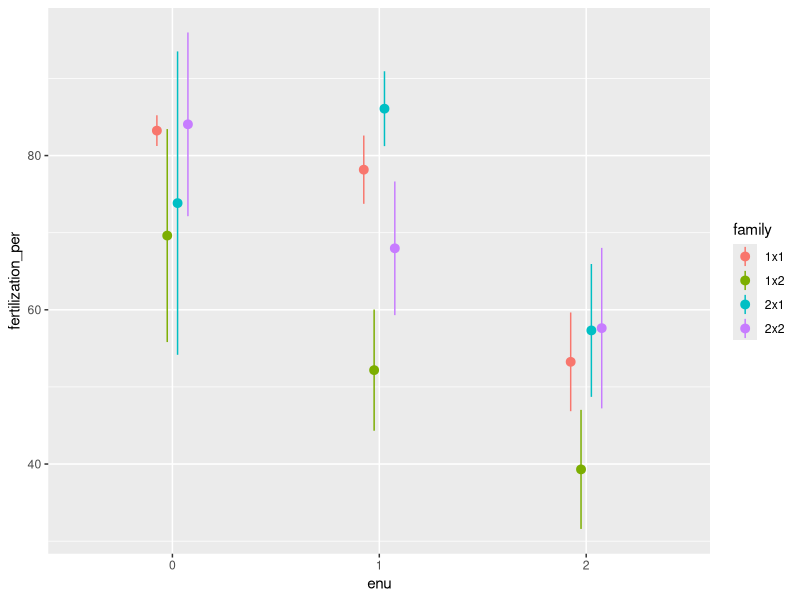
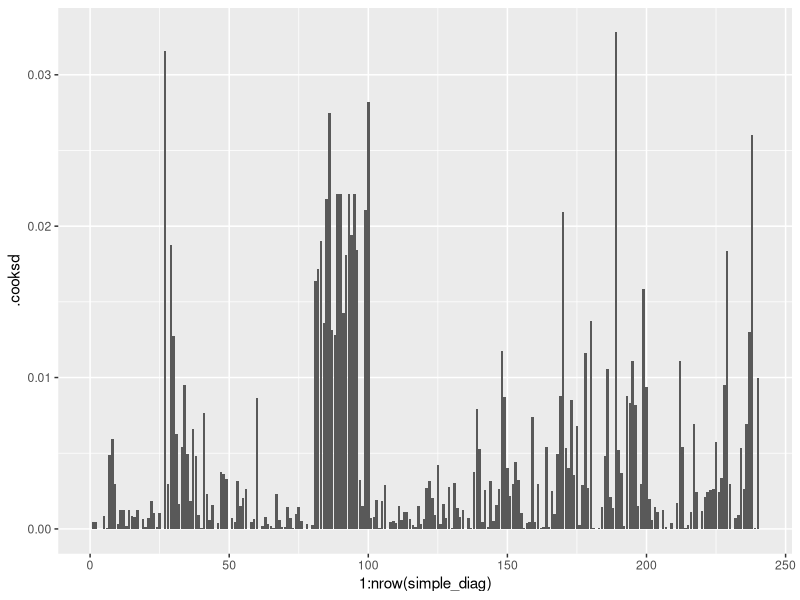

These charts were generated, in order, by the following R code: (Note: this script raises an error after producing the figures.)
rm(list=ls(all=TRUE))

library(ggplot2)
library(dplyr)
library(car)
library(Hmisc)
library(multcomp)
fishes = read.table('../data/fishes_shok.txt', header = T)


### Change numbers to factors
fishes$family = as.factor(fishes$family)
fishes$mode = as.factor(fishes$mode)
fishes$mode_scr = as.factor(fishes$mode_scr)
fishes$time = as.factor(fishes$time)
fishes$enu = as.factor(fishes$enu)



### Check ANOVA for fertilization with family and ENU
ggplot(data = fishes, aes(x = enu , y = fertilization_per, color = family)) +
  stat_summary(geom = 'pointrange', fun.data = mean_cl_normal, position = position_dodge(width = 0.2)) 


s_model <- lm(fertilization_per ~ enu * time, data=fishes)
simple<-Anova(mod = s_model)

simple_diag <- fortify(s_model) # функция из пакета ggplot2

ggplot(simple_diag, aes(x = 1:nrow(simple_diag), y = .cooksd)) +
  geom_bar(stat = 'identity')

ggplot(data = simple_diag, aes(x = family, y = .stdresid, colour = enu)) +
  geom_boxplot() + geom_hline(yintercept = 0)


qqPlot(s_model, id = FALSE) 

summary(simple)


### Test LM on hathced per with time of hit and enu
ggplot(data = fishes, aes(x = time , y = hatched_per, color = enu)) +
  stat_summary(geom = 'pointrange', fun.data = mean_cl_normal, position = position_dodge(width = 0.2)) 


s_model <- lm(hatched_per ~ enu + time , data=fishes)
simple<-Anova(mod = s_model)

simple_diag <- fortify(s_model) # функция из пакета ggplot2

ggplot(simple_diag, aes(x = 1:nrow(simple_diag), y = .cooksd)) +
  geom_bar(stat = 'identity')

ggplot(data = simple_diag, aes(x = time, y = .stdresid, colour = enu)) +
  geom_boxplot() + geom_hline(yintercept = 0)


qqPlot(s_model, id = FALSE) 

summary(simple)



### Test LM on swimming per with time of hit and enu
ggplot(data = fishes, aes(x = enu , y = swim_per, color = family)) +
  stat_summary(geom = 'pointrange', fun.data = mean_cl_normal, position = position_dodge(width = 0.2))


s_model <- lm(swim_per ~ enu + time , data=fishes)
simple<-Anova(mod = s_model)

simple_diag <- fortify(s_model) # функция из пакета ggplot2

ggplot(simple_diag, aes(x = 1:nrow(simple_diag), y = .cooksd)) +
  geom_bar(stat = 'identity')

ggplot(data = simple_diag, aes(x = time, y = .stdresid, colour = enu)) +
  geom_boxplot() + geom_hline(yintercept = 0)


qqPlot(s_model, id = FALSE) 

summary(simple)
